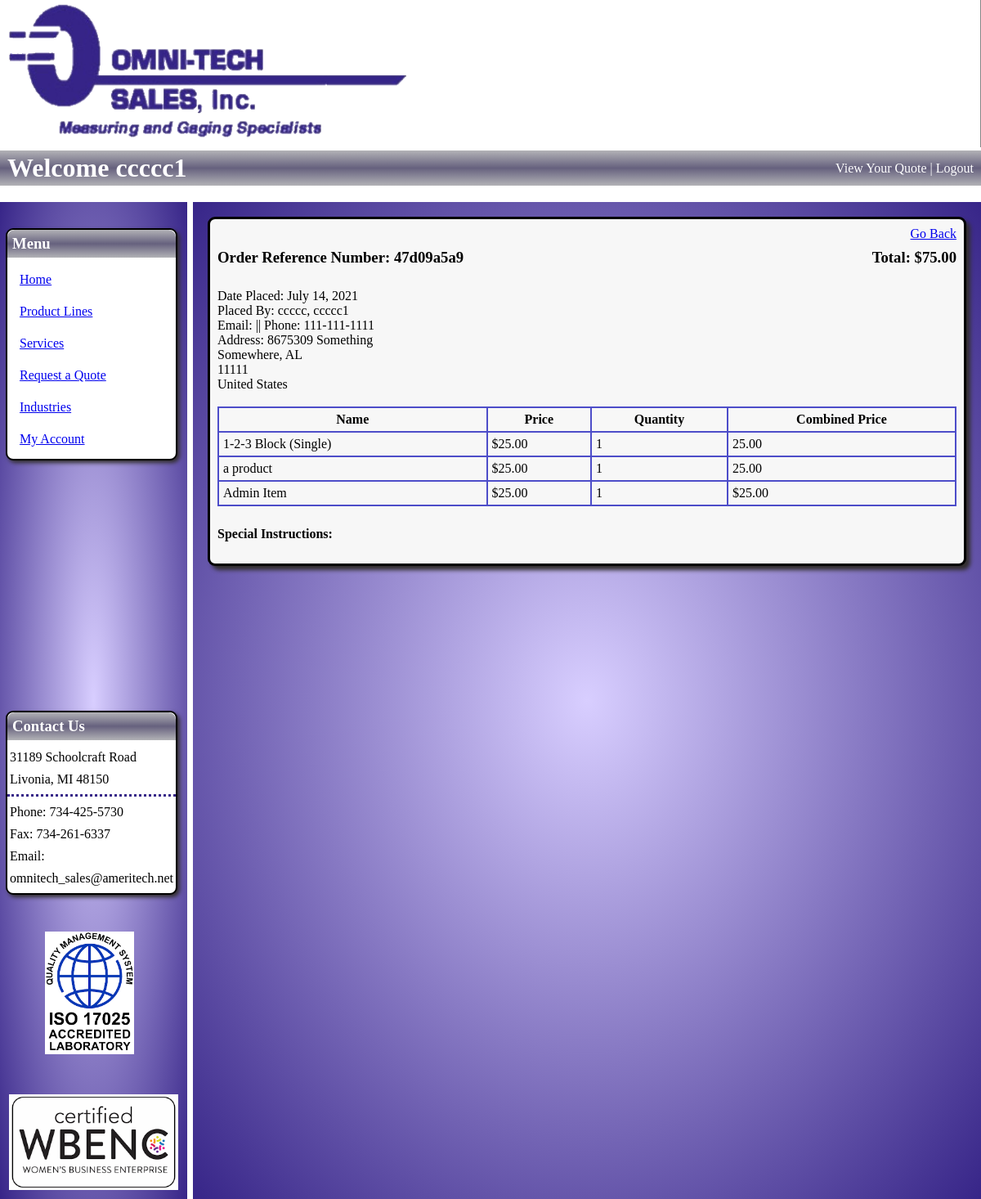
Before: /view_order/15 (signed in) with the older database file.
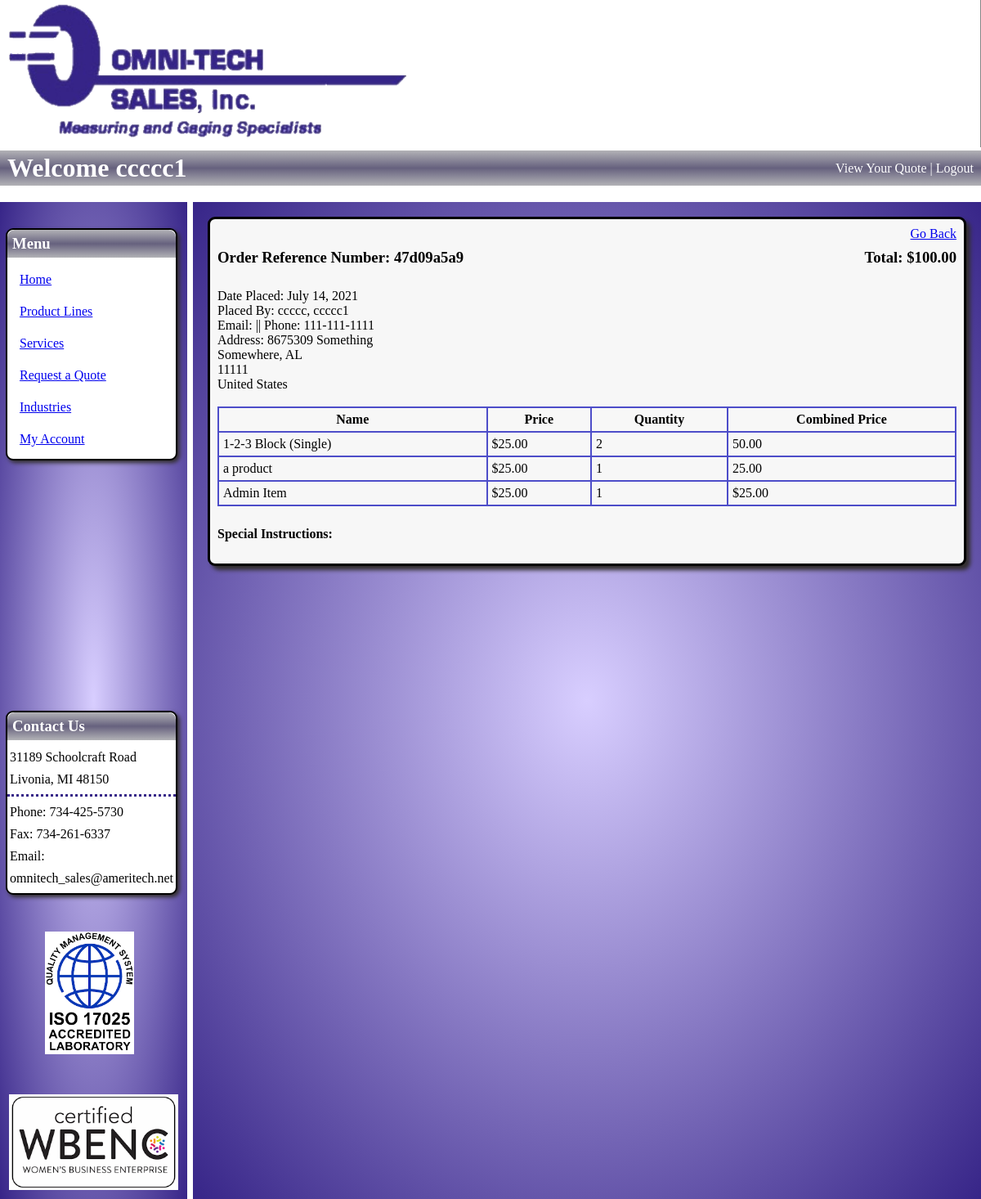
After: the same page with the newer database file.
### imgfield_app/models.py (models this page shows)
class Order(models.Model):
    ordered_by = models.ForeignKey(
        User,
        related_name="user_orders",
        on_delete=models.CASCADE
    )
    contact_info =  models.ForeignKey(
        ContactInfo,
        related_name="orders",
        on_delete = models.CASCADE,
        null=True, blank=True,
    )
    ref_number = models.CharField(max_length=10)
    total_price = models.DecimalField(decimal_places=2, max_digits=10, null=True, blank=True)
    status = models.CharField(max_length=27)
    special_instructions = models.TextField(null=True, blank=True)
    office_notes = models.TextField(null=True, blank=True)
    created_at = models.DateTimeField(auto_now_add=True)
    updated_at = models.DateTimeField(auto_now=True)
    objects = OrderManager()

class OrderProduct(models.Model):
    product_on_order = models.ForeignKey(
        Product,
        related_name="order_of_product",
        on_delete=models.CASCADE
    )
    order = models.ForeignKey(
        Order,
        related_name="order_product",
        on_delete=models.CASCADE
    )
    quantity = models.IntegerField()
    combined_price = models.DecimalField(decimal_places=2, max_digits=10, null=True, blank=True)
    created_at = models.DateTimeField(auto_now_add=True)
    updated_at = models.DateTimeField(auto_now=True)

class User(models.Model):
    first_name = models.CharField(max_length=45)
    last_name = models.CharField(max_length=60)
    email = models.CharField(max_length=60)
    password = models.CharField(max_length=60)
    security_level = models.IntegerField()
    created_at = models.DateTimeField(auto_now_add=True)
    updated_at = models.DateTimeField(auto_now=True)
    objects = UserManager()

class ContactInfo(models.Model):
    user = models.ManyToManyField(
        User,
        related_name="user_contact_infos"
    )
    address_1 = models.CharField(max_length=54)
    address_2 = models.CharField(max_length=54, null=True, blank=True)
    city = models.CharField(max_length=54)
    zip_code = models.IntegerField()
    state = models.CharField(max_length=54)
    country = models.CharField(max_length=54)
    phone = models.CharField(max_length=15)
    created_at = models.DateTimeField(auto_now_add=True)
    updated_at = models.DateTimeField(auto_now=True)
    objects = ContactInfoManager()

class Product(models.Model):
    name = models.CharField(max_length=108)
    part_number = models.CharField(max_length=27)
    manufacturer = models.CharField(max_length=45, null=True, blank= True)
    price = models.DecimalField(decimal_places=2, max_digits=5)
    desc = models.CharField(max_length=189)
    exp_desc = models.TextField(null=True, blank=True)
    quantity_in_stock = models.IntegerField(null=True, blank=True)
    created_at = models.DateTimeField(auto_now_add=True)
    updated_at = models.DateTimeField(auto_now=True)
    objects = ProductManager()

### imgfield_app/views.py (the view)
# urls.py: path('view_order/<int:order_id>', views.view_order),
def view_order(request, order_id):
    if 'user_id' in request.session:
        logged_user = User.objects.get(id=request.session['user_id'])
        order = Order.objects.get(id=order_id)
        if order.ordered_by == logged_user:
            all_orderproducts = OrderProduct.objects.filter(order=order)
            all_orderitems = OrderItem.objects.filter(order=order)
            all_orderadminitems = OrderAdminItem.objects.filter(order=order)
            context = {
                'logged_user': logged_user,
                'order': order,
                'products': all_orderproducts,
                'items': all_orderitems,
                'adminitems': all_orderadminitems,
            }
            return render(request, "view_order.html", context)
        return redirect("/user_account")
    return redirect("/")

### imgfield_app/templates/view_order.html (shortened to what the changed rows need)
<!DOCTYPE html>
<html lang="en">
<head>
    {% load static %}
    <link rel="stylesheet" href="{% static 'css/main_display.css' %}">
    <link rel="stylesheet" href="{% static 'css/view_quote.css' %}">
</head>
<body>
    <div id="header">
        <h1>Welcome {% if logged_user %}{{ logged_user.first_name }}{% endif %}</h1>
    </div>
    <div id="content">
        <div id="main">
            <div class="display_box">
                <div id="quote_head">
                    <h3>Order Reference Number: {{ order.ref_number }} </h3>
                    <h3 id="total">Total: ${{ order.total_price }}</h3>
                </div>
                <div id="order_info">
                    <p>Date Placed: {{order.created_at.date }}</p>
                    <p>Placed By: {{ order.ordered_by.last_name }}, {{ order.ordered_by.first_name }}</p>
                    <p>Email: {{ order.orderd_by.email }} || Phone: {{ order.contact_info.phone }}</p>
                    <p>Address: {{ order.contact_info.address_1 }}</p>
                    <p id="line3">{{ order.contact_info.city }}, {{ order.contact_info.state }}</p>
                    <p id="line4">{{ order.contact_info.zip_code }}</p>
                    <p id="line5">{{ order.contact_info.country }}</p>
                </div>
                <table>
                    <tr>
                        <th>Name</th>
                        <th>Price</th>
                        <th>Quantity</th>
                        <th>Combined Price</th>
                    </tr>
                    {% for product in products %}
                    <tr>
                        <td>{{ product.product_on_order.name }}</td>
                        <td>${{ product.product_on_order.price }}</td>
                        <td>{{ product.quantity }}</td>
                        <td>{{ product.combined_price }}</td>
                    </tr>
                    {% endfor %}
                </table>
            </div>
        </div>
    </div>
</body>
</html>

Changed rows visible on the page:
changed Order "ccccc": total_price "75.00" → "100.00"
changed OrderProduct "1-2-3 Block (Single)": quantity "1" → "2"; combined_price "25.00" → "50.00"
